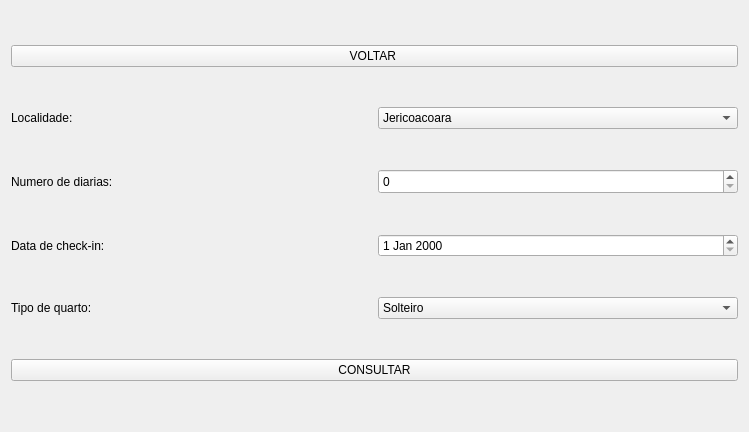
<?xml version="1.0" encoding="UTF-8"?>
<ui version="4.0">
 <class>ConsultarDialog</class>
 <widget class="QWidget" name="ConsultarDialog">
  <property name="geometry">
   <rect>
    <x>0</x>
    <y>0</y>
    <width>749</width>
    <height>432</height>
   </rect>
  </property>
  <property name="windowTitle">
   <string>Dialog</string>
  </property>
  <layout class="QVBoxLayout" name="verticalLayout">
   <item>
    <widget class="QPushButton" name="pushButtonVoltar">
     <property name="text">
      <string>VOLTAR </string>
     </property>
    </widget>
   </item>
   <item>
    <layout class="QHBoxLayout" name="horizontalLayout_3">
     <item>
      <widget class="QLabel" name="label">
       <property name="text">
        <string>Localidade:</string>
       </property>
      </widget>
     </item>
     <item>
      <widget class="QComboBox" name="comboBoxLocalidade">
       <item>
        <property name="text">
         <string>Jericoacoara</string>
        </property>
       </item>
       <item>
        <property name="text">
         <string>Canoa Quebrada</string>
        </property>
       </item>
       <item>
        <property name="text">
         <string>Cumbuco</string>
        </property>
       </item>
      </widget>
     </item>
    </layout>
   </item>
   <item>
    <layout class="QHBoxLayout" name="horizontalLayout">
     <item>
      <widget class="QLabel" name="label_3">
       <property name="text">
        <string>Numero de diarias:</string>
       </property>
      </widget>
     </item>
     <item>
      <widget class="QSpinBox" name="spinBoxDiarias">
       <property name="minimumSize">
        <size>
         <width>73</width>
         <height>25</height>
        </size>
       </property>
      </widget>
     </item>
    </layout>
   </item>
   <item>
    <layout class="QHBoxLayout" name="horizontalLayout_4">
     <item>
      <widget class="QLabel" name="label_2">
       <property name="text">
        <string>Data de check-in:</string>
       </property>
      </widget>
     </item>
     <item>
      <widget class="QDateEdit" name="dateEditCheckIn"/>
     </item>
    </layout>
   </item>
   <item>
    <layout class="QHBoxLayout" name="horizontalLayout_2">
     <item>
      <widget class="QLabel" name="label_4">
       <property name="text">
        <string>Tipo de quarto:</string>
       </property>
      </widget>
     </item>
     <item>
      <widget class="QComboBox" name="comboBox_2TipoQuarto">
       <item>
        <property name="text">
         <string>Solteiro</string>
        </property>
       </item>
       <item>
        <property name="text">
         <string>Duplo</string>
        </property>
       </item>
       <item>
        <property name="text">
         <string>Triplo</string>
        </property>
       </item>
       <item>
        <property name="text">
         <string>Quádruplo</string>
        </property>
       </item>
       <item>
        <property name="text">
         <string>Casal</string>
        </property>
       </item>
      </widget>
     </item>
    </layout>
   </item>
   <item>
    <widget class="QPushButton" name="pushButtonConsultar">
     <property name="text">
      <string>CONSULTAR</string>
     </property>
    </widget>
   </item>
  </layout>
 </widget>
 <resources/>
 <connections/>
</ui>
